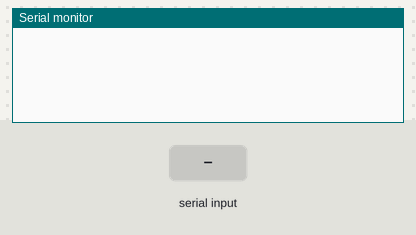
The program below on a simulated ESP8266 (NodeMCU). Parts: the last lines printed to the serial monitor. Inputs (shaded band) come from the test bench.

Above: at 1.2 s.
1.3 s: "mac" received over Serial
At 3.5 s:
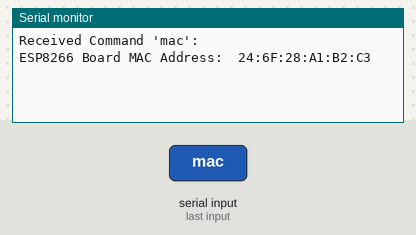
3.8 s: "send" received over Serial
At 5.7 s:
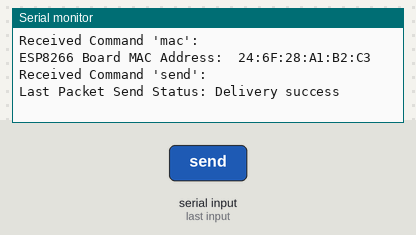
6.3 s: "1" received over Serial
At 8.7 s:
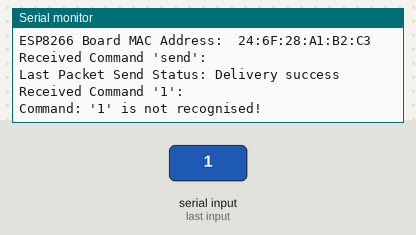

Measured:
- after the input at 1.3 s, the serial monitor: prints a new line after 1.0 s (image 1)
- after the input at 3.8 s, the serial monitor: prints a new line after 1.0 s (image 2)
- after the input at 6.3 s, the serial monitor: prints a new line after 1.0 s (image 3)

The program:

main.cpp
```cpp
#include <ESP8266WiFi.h>
#include <espnow.h>

// Message struct with string for message
typedef struct struct_message {
  String msg;
} struct_message;

// Holds teh mac address of the slave of the system
// This will be changed to accept a list of mac addresses from a
// serial port later to allow for many slaves
uint8_t broadcastAddress[] = {0xC8, 0xC9, 0xA3, 0xB9, 0x4E, 0x2E};

// This is the on send function for the master
void OnDataSent(uint8_t* mac_addr, uint8_t sendStatus) {
  Serial.print("Last Packet Send Status: ");
  if (sendStatus == 0){
    Serial.println("Delivery success");
  }
  else{
    Serial.println("Delivery fail");
  }
}

void setup(){
  Serial.begin(115200);

  // Init wifi
  WiFi.mode(WIFI_STA);

  if (esp_now_init() != 0) {
    Serial.println("Error initializing ESP-NOW");
    return;
  }

  // Init esp-now and set role
  esp_now_set_self_role(ESP_NOW_ROLE_CONTROLLER);
  // Register a on send function
  esp_now_register_send_cb(OnDataSent);

  // Register peer
  esp_now_add_peer(broadcastAddress, ESP_NOW_ROLE_SLAVE, 1, NULL, 0);
}

void loop(){
  // Wait for serial input
  while (Serial.available() == 0) {}
  String incomingString = Serial.readString();
  incomingString.trim();

  Serial.println("Received Command '" + incomingString + "':");

  if (incomingString == "mac") {
    // 'mac' was seen on serial and will now print mac address
    Serial.print("ESP8266 Board MAC Address:  ");
    Serial.println(WiFi.macAddress());
  } else if (incomingString == "send") {
    // 'send' was seen on serial and will send a message over esp-now
    struct_message myData;
    myData.msg = "in master";
    esp_now_send(broadcastAddress, (uint8_t *) &myData, sizeof(myData));
  } else {
    // error case, unrecognised command seen over serial
    Serial.println("Command: '" + incomingString+ "' is not recognised!");
  }
}
```
